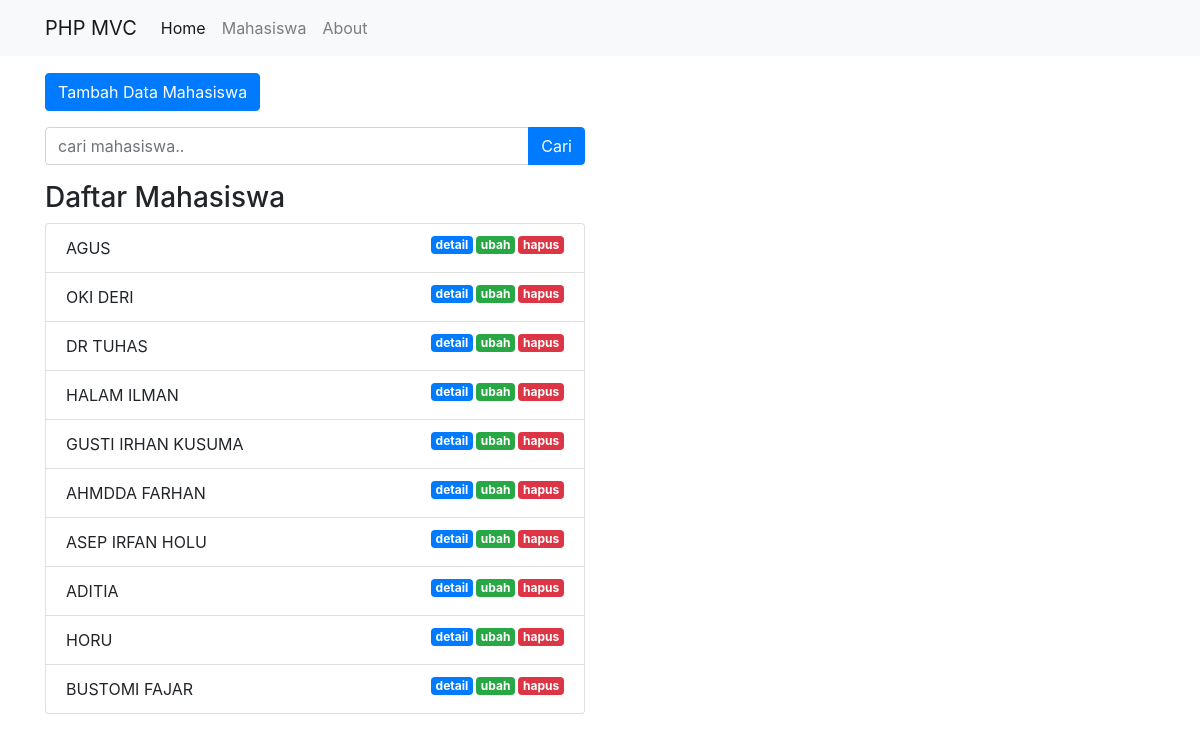
Screenshot of /public/mahasiswa with the database file from the repository.
### tables this page shows
CREATE TABLE `mahasiswa` (
  `id` int(11) NOT NULL,
  `nama` varchar(255) NOT NULL,
  `nrp` char(10) NOT NULL,
  `email` varchar(100) NOT NULL,
  `jurusan` varchar(100) NOT NULL
);

### app/core/Controller.php (called while the page is built, shortened)
<?php
class Controller {
    public function view($view, $data = [])
    {
        require_once '../app/views/' . $view . '.php';
    }
    public function model($model)
    {
        return new $model;
    }
}

### app/controllers/Mahasiswa.php (called while the page is built, shortened)
<?php
class Mahasiswa extends Controller {
    public function index()
    {
        $data['judul'] = 'Daftar Mahasiswa';
        $data['mhs'] = $this->model('Mahasiswa_model')->getAllMahasiswa();
        $this->view('templates/header', $data);
        $this->view('mahasiswa/index', $data);
        $this->view('templates/footer');
    }
}

### app/core/App.php (called while the page is built, shortened)
<?php
class App {
    protected $method = 'index';
    protected $params = [];
    public function __construct()
    {
        $this->controller = new $this->controller;
        call_user_func_array([$this->controller, $this->method], $this->params);
    }
}

### public/index.php (called while the page is built, shortened)
<?php
$app = new App;

### app/core/Database.php (called while the page is built, shortened)
<?php
class Database {
    private $host = DB_HOST;
    private $user = DB_USER;
    private $pass = DB_PASS;
    private $db_name = DB_NAME;
    private $dbh;
    private $stmt;
    public function __construct()
    {
        $dsn = 'mysql:host=' . $this->host . ';dbname=' . $this->db_name;
        $option = [
            PDO::ATTR_PERSISTENT => true,
            PDO::ATTR_ERRMODE => PDO::ERRMODE_EXCEPTION
        ];
        try {
            $this->dbh = new PDO($dsn, $this->user, $this->pass, $option);
        } catch(PDOException $e) {
            die($e->getMessage());
        }
    }
    public function query($query)
    {
        $this->stmt = $this->dbh->prepare($query);
    }
    public function execute()
    {
        $this->stmt->execute();
    }
    public function resultSet()
    {
        $this->execute();
        return $this->stmt->fetchAll(PDO::FETCH_ASSOC);
    }
}

### app/models/Mahasiswa_model.php (called while the page is built, shortened)
<?php
class Mahasiswa_model {
    private $table = 'mahasiswa';
    private $db;
    public function __construct()
    {
        $this->db = new Database;
    }
    public function getAllMahasiswa()
    {
        $this->db->query('SELECT * FROM ' . $this->table);
        return $this->db->resultSet();
    }
}

### app/views/mahasiswa/index.php (the view, shortened to what this page needs)
<div class="container mt-3">
    <div class="row">
      <div class="col-lg-6">
      </div>
    </div>
    <div class="row mb-3">
      <div class="col-lg-6">
        <button type="button" class="btn btn-primary tombolTambahData" data-toggle="modal" data-target="#formModal">
          Tambah Data Mahasiswa
        </button>
      </div>
    </div>
    <div class="row mb-3">
      <div class="col-lg-6">
        <form action="<?= BASEURL; ?>/mahasiswa/cari" method="post">
          <div class="input-group">
            <input type="text" class="form-control" placeholder="cari mahasiswa.." name="keyword" id="keyword" autocomplete="off">
            <div class="input-group-append">
              <button class="btn btn-primary" type="submit" id="tombolCari">Cari</button>
            </div>
          </div>
        </form>
      </div>
    </div>
    <div class="row">
        <div class="col-lg-6">
          <h3>Daftar Mahasiswa</h3>
          <ul class="list-group">
            <?php foreach( $data['mhs'] as $mhs ) : ?>
              <li class="list-group-item">
                  <?= $mhs['nama']; ?>
                  <a href="<?= BASEURL; ?>/mahasiswa/hapus/<?= $mhs['id']; ?>" class="badge badge-danger float-right" onclick="return confirm('yakin?');">hapus</a>
                  <a href="<?= BASEURL; ?>/mahasiswa/ubah/<?= $mhs['id']; ?>" class="badge badge-success float-right tampilModalUbah" data-toggle="modal" data-target="#formModal" data-id="<?= $mhs['id']; ?>">ubah</a>
                  <a href="<?= BASEURL; ?>/mahasiswa/detail/<?= $mhs['id']; ?>" class="badge badge-primary float-right">detail</a>
              </li>
            <?php endforeach; ?>
          </ul>
        </div>
    </div>
</div>

### app/views/templates/header.php (shortened to what this page needs)
<!DOCTYPE html>
<html lang="en">
<head>
    <link rel="stylesheet" href="<?= BASEURL; ?>/css/bootstrap.css">
    <link rel="stylesheet" href="<?= BASEURL; ?>/css/style.css">
</head>
<body>
<nav class="navbar navbar-expand-lg navbar-light bg-light">
  <div class="container">
      <a class="navbar-brand" href="<?= BASEURL; ?>">PHP MVC</a>
      <div class="collapse navbar-collapse" id="navbarNavAltMarkup">
        <div class="navbar-nav">
          <a class="nav-item nav-link active" href="<?= BASEURL; ?>">Home <span class="sr-only">(current)</span></a>
          <a class="nav-item nav-link" href="<?= BASEURL; ?>/mahasiswa">Mahasiswa</a>
          <a class="nav-item nav-link" href="<?= BASEURL; ?>/about">About</a>
        </div>
      </div>
  </div>
</nav>

### app/views/templates/footer.php (shortened to what this page needs)
</body>
</html>

### public/css/style.css (style rules this page uses)
.badge { margin-left: 3px; }

### rows the page displays
mahasiswa: nama "AGUS"
mahasiswa: nama "OKI DERI"
mahasiswa: nama "DR TUHAS"
mahasiswa: nama "HALAM ILMAN"
mahasiswa: nama "GUSTI IRHAN KUSUMA"
mahasiswa: nama "AHMDDA FARHAN"
mahasiswa: nama "ASEP IRFAN HOLU"
mahasiswa: nama "ADITIA"
mahasiswa: nama "HORU"
mahasiswa: nama "BUSTOMI FAJAR"
